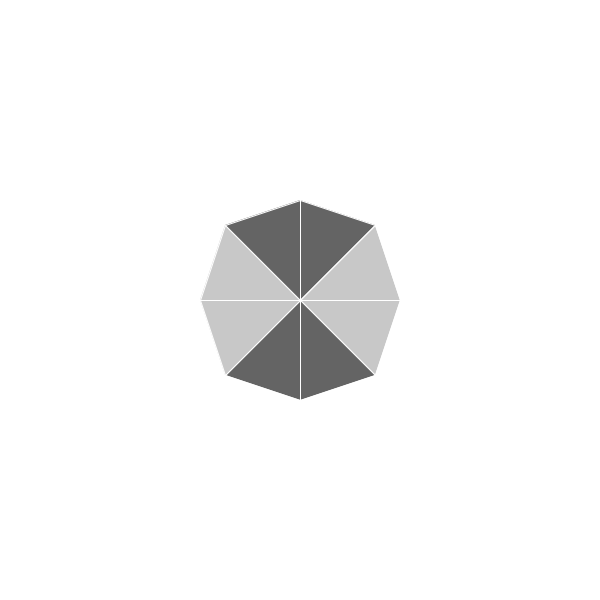
Frame 1 (no input)
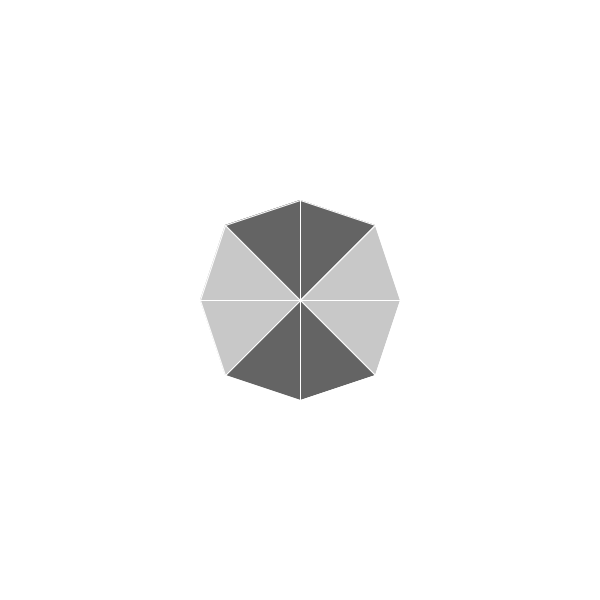
Frame 2 (the mouse pressed at the canvas centre, redrawn once)

The Processing sketch that drew these frames (run headless with seeded random() and noise(); the mouse was pressed at the canvas centre and the sketch redrawn once):

// Processing sketch: p77_1
// ── p77_1.pde
void setup() {
  size(600,600);
  noLoop();
  background(255);
}

void draw() {
  smooth();
  // midpoints are double indented
  beginShape(TRIANGLE_FAN);
  stroke(255);
  vertex(300,300);  // Center Point
  fill(100);
  vertex(300,200);
    vertex(375,225);
  fill(200);
  vertex(400,300);
    vertex(375,375);
  fill(100);
  vertex(300,400);
    vertex(225,375);
  fill(200);
  vertex(200,300);
    vertex(225,225);
  fill(100);
  vertex(300,200); // Close to top, not center
  endShape();
}
